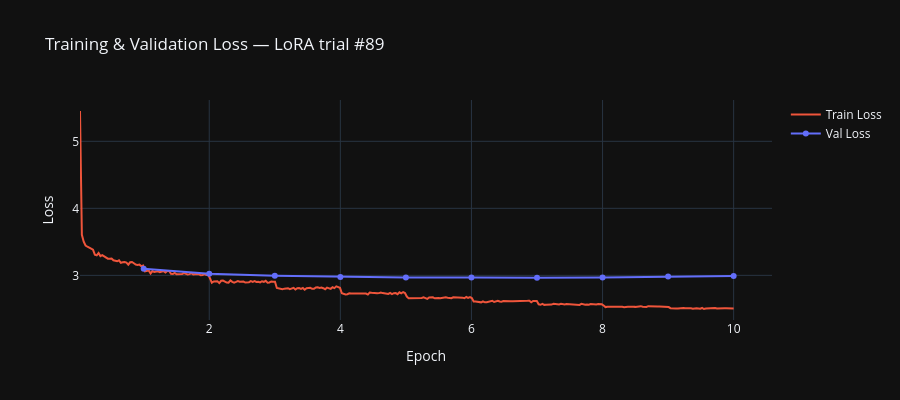
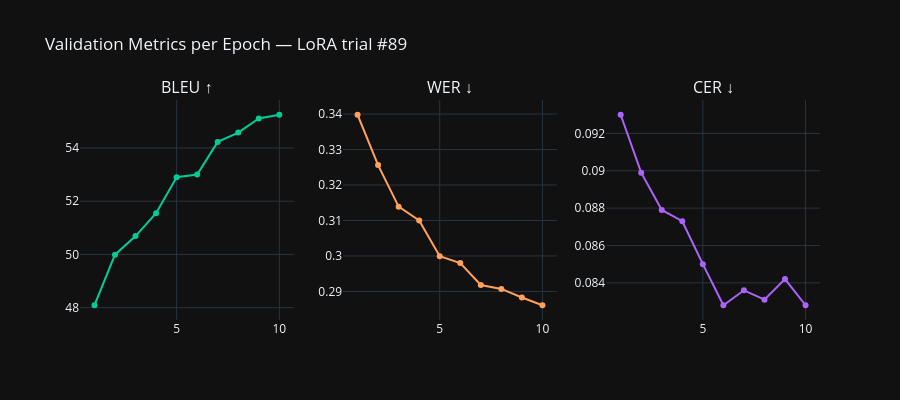

Notebook code for these charts, in order:
### Markdown cell above
## 13. 📈 Training Curves

### Code cell
log_history = trainer.state.log_history

train_loss_log = [(e["epoch"], e["loss"]) for e in log_history if "loss" in e and "eval_loss" not in e]
eval_rows      = [e for e in log_history if "eval_loss" in e]

if eval_rows:
    epochs    = [e["epoch"]     for e in eval_rows]
    eval_loss = [e["eval_loss"] for e in eval_rows]
    bleu_vals = [e.get("eval_bleu", None) for e in eval_rows]
    wer_vals  = [e.get("eval_wer",  None) for e in eval_rows]
    cer_vals  = [e.get("eval_cer",  None) for e in eval_rows]

    fig_loss = go.Figure()
    if train_loss_log:
        t_ep, t_loss = zip(*train_loss_log)
        fig_loss.add_trace(go.Scatter(x=t_ep, y=t_loss, mode="lines",
                                      name="Train Loss", line=dict(color="#EF553B")))
    fig_loss.add_trace(go.Scatter(x=epochs, y=eval_loss, mode="lines+markers",
                                  name="Val Loss", line=dict(color="#636EFA")))
    fig_loss.update_layout(title="Training & Validation Loss — LoRA trial #89",
                            xaxis_title="Epoch", yaxis_title="Loss",
                            template="plotly_dark", height=400)
    fig_loss.show()

    fig_metrics = make_subplots(rows=1, cols=3,
                                subplot_titles=["BLEU ↑", "WER ↓", "CER ↓"])
    colors = ["#00CC96", "#FFA15A", "#AB63FA"]
    for col_idx, (vals, label, color) in enumerate(
        zip([bleu_vals, wer_vals, cer_vals], ["BLEU", "WER", "CER"], colors), 1
    ):
        if any(v is not None for v in vals):
            fig_metrics.add_trace(
                go.Scatter(x=epochs, y=vals, mode="lines+markers",
                           name=label, line=dict(color=color)),
                row=1, col=col_idx,
            )
    fig_metrics.update_layout(title="Validation Metrics per Epoch — LoRA trial #89",
                               template="plotly_dark", height=400, showlegend=False)
    fig_metrics.show()
else:
    print("ℹ️  No eval metrics found — run training first.")

### Figure 1 — Plotly figure (JSON) as saved in the notebook; plotly's stock layout.template omitted (floating-point values rounded to 4 significant figures; data arrays with more than 128 entries replaced by an {"elided": "..."} marker saying what was removed)
{"data": [{"line": {"color": "#EF553B"}, "mode": "lines", "name": "Train Loss", "type": "scatter", "x": {"elided": "353 float values"}, "y": {"elided": "353 float values"}}, {"line": {"color": "#636EFA"}, "mode": "lines+markers", "name": "Val Loss", "type": "scatter", "x": [1, 2, 3, 4, 5, 6, 7, 8, 9, 10], "y": [3.1, 3.023, 2.993, 2.974, 2.966, 2.969, 2.963, 2.969, 2.983, 2.992]}], "layout": {"height": 400, "title": {"text": "Training & Validation Loss — LoRA trial #89"}, "xaxis": {"title": {"text": "Epoch"}}, "yaxis": {"title": {"text": "Loss"}}}}

### Figure 2 — Plotly figure (JSON) as saved in the notebook; plotly's stock layout.template omitted (floating-point values rounded to 4 significant figures)
{"data": [{"line": {"color": "#00CC96"}, "mode": "lines+markers", "name": "BLEU", "type": "scatter", "x": [1, 2, 3, 4, 5, 6, 7, 8, 9, 10], "xaxis": "x", "y": [48.09, 49.99, 50.69, 51.55, 52.9, 53, 54.23, 54.58, 55.11, 55.25], "yaxis": "y"}, {"line": {"color": "#FFA15A"}, "mode": "lines+markers", "name": "WER", "type": "scatter", "x": [1, 2, 3, 4, 5, 6, 7, 8, 9, 10], "xaxis": "x2", "y": [0.3398, 0.3256, 0.3139, 0.31, 0.2999, 0.298, 0.2918, 0.2907, 0.2883, 0.2861], "yaxis": "y2"}, {"line": {"color": "#AB63FA"}, "mode": "lines+markers", "name": "CER", "type": "scatter", "x": [1, 2, 3, 4, 5, 6, 7, 8, 9, 10], "xaxis": "x3", "y": [0.093, 0.0899, 0.0879, 0.0873, 0.085, 0.0828, 0.0836, 0.0831, 0.0842, 0.0828], "yaxis": "y3"}], "layout": {"annotations": [{"font": {"size": 16}, "showarrow": false, "text": "BLEU ↑", "x": 0.1444, "xanchor": "center", "xref": "paper", "y": 1, "yanchor": "bottom", "yref": "paper"}, {"font": {"size": 16}, "showarrow": false, "text": "WER ↓", "x": 0.5, "xanchor": "center", "xref": "paper", "y": 1, "yanchor": "bottom", "yref": "paper"}, {"font": {"size": 16}, "showarrow": false, "text": "CER ↓", "x": 0.8556, "xanchor": "center", "xref": "paper", "y": 1, "yanchor": "bottom", "yref": "paper"}], "height": 400, "showlegend": false, "title": {"text": "Validation Metrics per Epoch — LoRA trial #89"}, "xaxis": {"anchor": "y", "domain": [0, 0.2889]}, "xaxis2": {"anchor": "y2", "domain": [0.3556, 0.6444]}, "xaxis3": {"anchor": "y3", "domain": [0.7111, 1]}, "yaxis": {"anchor": "x", "domain": [0, 1]}, "yaxis2": {"anchor": "x2", "domain": [0, 1]}, "yaxis3": {"anchor": "x3", "domain": [0, 1]}}}
